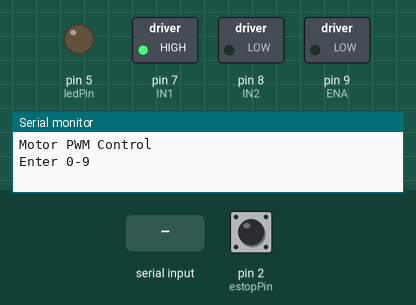
The sketch below on a simulated Arduino Uno, built with avr-gcc and run on an emulated ATmega328P. On the bench: switched loads named in the sketch (green lamp = pin HIGH), output pins drawn as LEDs (lit = HIGH), the last lines printed to the serial monitor. The inputs (shaded band) are chosen by the test bench; at power-on: pin 2 (estopPin) HIGH.

Above: at 1.2 s.
1.3 s: "90,45\n" received over Serial
At 1.6 s:
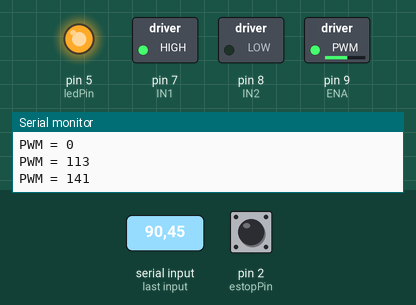
2.8 s: "30,150\n" received over Serial
At 4.0 s:
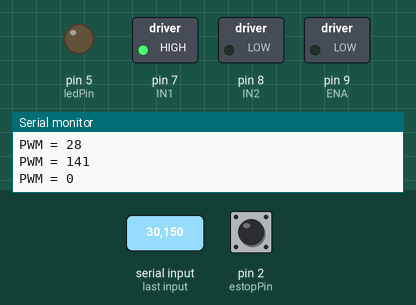
4.3 s: "90\n" received over Serial
Timing chart, 0 to 7.3 s (numbered marks = the images above; inputs shaded):
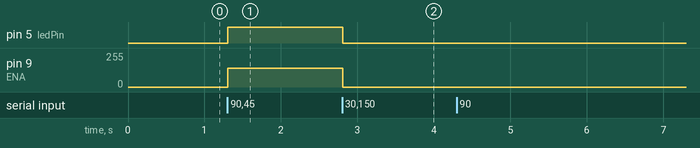

The sketch:

TASK-05.ino
```cpp
const int ENA = 9;
const int IN1 = 7;
const int IN2 = 8;

const int ledPin = 5;     // LED on D5
const int estopPin = 2;   // Interrupt pin

volatile bool emergencyStop = false;

void emergencyISR() {
  emergencyStop = true;
}

void setup() {

  pinMode(ENA, OUTPUT);
  pinMode(IN1, OUTPUT);
  pinMode(IN2, OUTPUT);

  pinMode(ledPin, OUTPUT);

  pinMode(estopPin, INPUT_PULLUP);

  Serial.begin(9600);

  // Motor direction forward
  digitalWrite(IN1, HIGH);
  digitalWrite(IN2, LOW);

  // Motor OFF initially
  analogWrite(ENA, 0);

  // LED OFF initially
  digitalWrite(ledPin, LOW);

  // Interrupt setup
  attachInterrupt(
    digitalPinToInterrupt(estopPin),
    emergencyISR,
    FALLING
  );

  Serial.println("Motor PWM Control");
  Serial.println("Enter 0-9");
}

void loop() {

  // Emergency stop
  if (emergencyStop) {

    analogWrite(ENA, 0);   // Stop motor
    digitalWrite(ledPin, LOW); // LED OFF

    Serial.println("EMERGENCY STOP ACTIVATED");

    while (1); // Freeze system
  }

  // Serial input
  if (Serial.available()) {

    char cmd = Serial.read();

    if (cmd >= '0' && cmd <= '9') {

      int pwmValue =
        map(cmd - '0', 0, 9, 0, 255);

      analogWrite(ENA, pwmValue);

      Serial.print("PWM = ");
      Serial.println(pwmValue);

      // LED ON when motor runs
      if (pwmValue > 0) {
        digitalWrite(ledPin, HIGH);
      } else {
        digitalWrite(ledPin, LOW);
      }
    }
  }
}
```

Measured:
- after the input at 1.3 s, pin 5 (ledPin): LOW → HIGH at once; pin 9 (ENA): 0/255 → 141/255 at once
- after the input at 2.8 s, pin 5 (ledPin): HIGH → LOW at once; pin 9 (ENA): 141/255 → 0/255 at once
